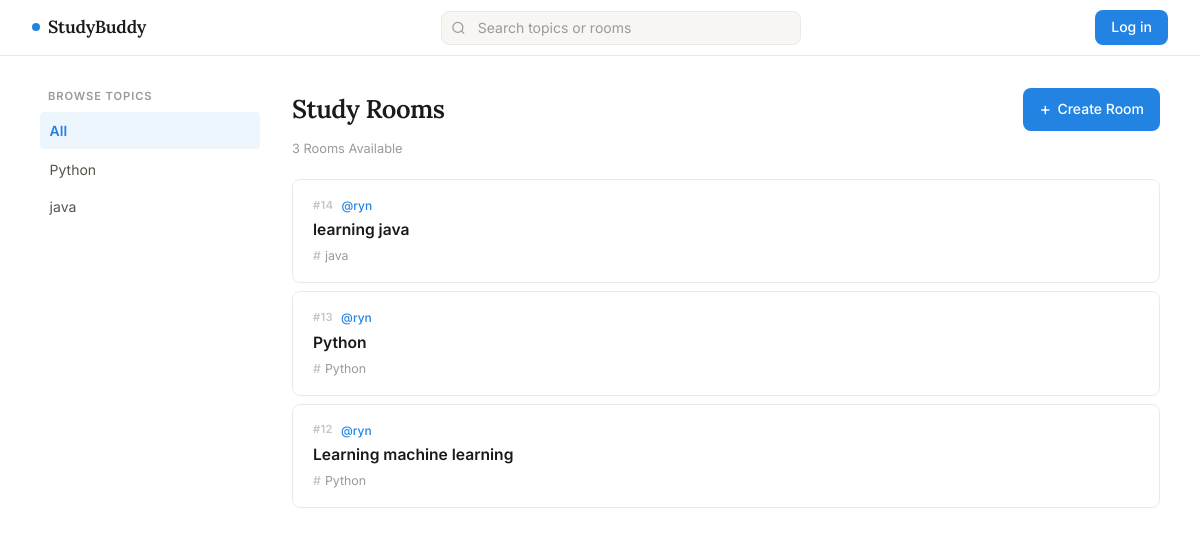
The page / on the database its author committed.
### base/models.py (models this page shows, shortened)
class Topic(models.Model):
    name = models.CharField(max_length=200)
    def __str__(self):
        return self.name

class Rooms(models.Model):
    host = models.ForeignKey(User,on_delete=models.SET_NULL,null=True)
    topic = models.ForeignKey(Topic,models.SET_NULL,null=True)
    name = models.CharField(max_length=200)
    description = models.TextField(null=False,blank=False)
    participant  = models.ManyToManyField(User,related_name='Participants',blank=True)
    updated = models.DateTimeField(auto_now=True)
    created = models.DateTimeField(auto_now_add=True)
    class Meta:
        ordering = ['-updated','-created']

### base/views.py (the view)
# urls.py: path("",views.home,name="Home"),
def home(request):
  q = request.GET.get('q','')
  rooms = Rooms.objects.filter(Q(topic__name__icontains=q ) |  Q(name__icontains=q))
  topics = Topic.objects.all()
  room_count = rooms.count()
  content = {"rooms":rooms,
             "topics":topics,
             "room_count":room_count
             }
  return render(request,'base/index.html',content)

### base/templates/base/index.html (shortened to what this page needs)
{% extends 'main.html' %}
{% block content %}
<div class="layout">
    <div class="sidebar">
        <p class="sidebar__title">Browse Topics</p>
        <div class="sidebar__all">
            <a href="{% url 'Home' %}">All</a>
        </div>
        <div class="sidebar__list">
            {% for topic in topics %}
            <div class="sidebar__item">
                <a href="{% url 'Home' %}?q={{ topic.name }}">{{ topic.name }}</a>
            </div>
            {% endfor %}
        </div>
    </div>
    <div class="layout__content">
        <div class="index-header">
            <h2>Study Rooms</h2>
            <a href="{% url 'createRoom' %}" class="btn-create">Create Room</a>
        </div>
        <div class="room-count">
            {{room_count}} Rooms Available
        </div>
        <div class="room-list">
            {% for room in rooms %}
            <div class="room-card">
                <div class="room-card__left">
                    <div class="room-card__meta">
                        <span class="room-card__id">#{{ room.id }}</span>
                        <a href = '{% url "userProfile" room.host %}' class="room-card__host">@{{ room.host}}</a>
                    </div>
                    <a href="/room/{{ room.id }}" class="room-card__name">{{ room.name }}</a>
                    <span class="room-card__topic">{{ room.topic }}</span>
                </div>
            </div>
            {% empty %}
            <div class="room-empty">No rooms yet — create one to get started!</div>
            {% endfor %}
        </div>
    </div>
</div>
{% endblock  %}

### templates/main.html (shortened to what this page needs)
{% load static %}
<!DOCTYPE html>
<html lang="en">
<head>
    <link rel="stylesheet" href="{% static 'base.css' %}">
    <link rel="stylesheet" href="{% static 'navbar.css' %}">
    <link rel="stylesheet" href="{% static 'sidebar.css' %}">
    <link rel="stylesheet" href="{% static 'index.css' %}">
    <link rel="stylesheet" href="{% static 'room.css' %}">
    <link rel="stylesheet" href="{% static 'forms.css' %}">
    <link rel="stylesheet" href="{% static 'delete.css' %}">
    <link rel="stylesheet" href="{% static 'login.css' %}">
    <link rel="stylesheet" href="{% static 'profile.css' %}">
</head>
<body>
    {% include 'navbar.html' %}
    <main>
        {% block content %}
        {% endblock %}
    </main>
</body>
</html>

### templates/navbar.html (shortened to what this page needs)
<div>
    <nav class="navbar">
        <a href="{% url 'Home' %}" class="navbar__logo">
            <span class="navbar__logo-dot"></span>
            <span>StudyBuddy</span>
        </a>
        <div class="navbar__search">
            <form action="{% url 'Home' %}" method="get" >
            <input type="text" name="q" placeholder="Search topics or rooms">
        </form>
        </div>
        <div class="navbar__right">
            {% if request.user.is_authenticated %}
            <div class="navbar__user">
                <div class="navbar__greeting">Hello, {{ request.user.username }} ▾</div>
                <div class="navbar__dropdown">
                    <a href="{% url 'userProfile' request.user.username %}">Profile</a>
                    <a href="{% url 'updateUser' %}">Settings</a>
                    <a href="{% url 'logout' %}">Logout</a>
                </div>
            </div>
            {% else %}
            <a href="{% url 'login' %}" class="navbar__login">Log in</a>
            {% endif %}
        </div>
    </nav>
</div>

### static/base.css (style rules this page uses)
*, *::before, *::after { margin: 0; padding: 0; box-sizing: border-box; }
:root { --bg: #ffffff; --bg-2: #f7f6f3; --surface: #ffffff; --surface-2: #f7f6f3; --surface-3: #efede9; --border: #e9e9e7; --border-strong:#d3d1cb; --accent: #2383e2; --accent-hover: #1a6fc4; --accent-soft: rgba(35, 131, 226, 0.08); --accent-text: #2383e2; --danger: #eb5757; --danger-soft: rgba(235, 87, 87, 0.08); --success: #0f7b6c; --success-soft: rgba(15, 123, 108, 0.08); --text: #37352f; --text-2: #55534a; --text-muted: #9b9a97; --text-faint: #c7c6c2; --text-bright: #1a1a18; --text-on-accent: #ffffff; --shadow-sm: 0 1px 2px rgba(0,0,0,0.04); --shadow-md: 0 3px 10px rgba(0,0,0,0.07), 0 1px 3px rgba(0,0,0,0.04); --shadow-lg: 0 8px 24px rgba(0,0,0,0.08), 0 2px 8px rgba(0,0,0,0.04); --shadow-xl: 0 20px 48px rgba(0,0,0,0.1); --radius-sm: 4px; --radius-md: 8px; --radius-lg: 12px; --radius-xl: 16px; --navbar-bg: rgba(255,255,255,0.95); --navbar-border: #e9e9e7; --transition: 0.15s ease; }
html { scroll-behavior: smooth; font-size: 16px; }
body { font-family: 'Inter', -apple-system, BlinkMacSystemFont, sans-serif; background: var(--bg); color: var(--text); min-height: 100vh; line-height: 1.6; -webkit-font-smoothing: antialiased; -moz-osx-font-smoothing: grayscale; }
main { padding: 2rem 2.5rem; max-width: 1280px; margin: 0 auto; animation: fadeIn 0.25s ease both; }

### static/navbar.css (style rules this page uses)
.navbar { position: sticky; top: 0; z-index: 200; display: flex; align-items: center; justify-content: space-between; padding: 0 2rem; height: 56px; background: var(--navbar-bg); border-bottom: 1px solid var(--navbar-border); backdrop-filter: blur(12px); -webkit-backdrop-filter: blur(12px); animation: slideDown 0.2s ease both; }
.navbar__logo { font-family: 'Lora', Georgia, serif; font-weight: 600; font-size: 1.1rem; text-decoration: none; color: var(--text-bright); display: flex; align-items: center; gap: 0.5rem; letter-spacing: -0.01em; flex-shrink: 0; transition: opacity var(--transition); }
.navbar__logo-dot { width: 8px; height: 8px; border-radius: 50%; background: var(--accent); flex-shrink: 0; }
.navbar__search { flex: 1; max-width: 360px; margin: 0 2rem; position: relative; }
.navbar__search input { width: 100%; height: 34px; background: var(--surface-2); border: 1px solid var(--border); border-radius: var(--radius-md); padding: 0 0.875rem 0 2.25rem; font-family: 'Inter', sans-serif; font-size: 0.875rem; color: var(--text); outline: none; transition: border-color var(--transition), box-shadow var(--transition), background var(--transition); }
.navbar__search input::placeholder { color: var(--text-muted); }
.navbar__right { display: flex; align-items: center; gap: 0.75rem; flex-shrink: 0; }
.navbar__login { display: inline-flex; align-items: center; padding: 0.4rem 1rem; font-family: 'Inter', sans-serif; font-size: 0.875rem; font-weight: 500; color: var(--text-on-accent); background: var(--accent); border: none; border-radius: var(--radius-md); text-decoration: none; transition: background var(--transition), box-shadow var(--transition); white-space: nowrap; }

### static/sidebar.css (style rules this page uses)
.layout { display: flex; gap: 2rem; align-items: flex-start; }
.layout__content { flex: 1; min-width: 0; }
.sidebar { width: 220px; flex-shrink: 0; position: sticky; top: 72px; }
.sidebar__title { font-size: 0.7rem; font-weight: 600; text-transform: uppercase; letter-spacing: 0.08em; color: var(--text-muted); padding: 0 0.5rem; margin-bottom: 0.4rem; }
.sidebar__all a { display: flex; align-items: center; gap: 0.5rem; padding: 0.45rem 0.6rem; border-radius: var(--radius-sm); font-size: 0.875rem; font-weight: 600; color: var(--accent-text); text-decoration: none; background: var(--accent-soft); margin-bottom: 0.25rem; transition: background var(--transition); }
.sidebar__list { display: flex; flex-direction: column; gap: 1px; }
.sidebar__item a { display: block; padding: 0.4rem 0.6rem; border-radius: var(--radius-sm); font-size: 0.875rem; font-weight: 400; color: var(--text-2); text-decoration: none; white-space: nowrap; overflow: hidden; text-overflow: ellipsis; transition: background var(--transition), color var(--transition); }

### rows shown on the page
Topic: name "Python"
Topic: name "java"
Rooms: id "14", host "ryn", name "learning java", topic "java"
Rooms: id "13", host "ryn", name "Python", topic "Python"
Rooms: id "12", host "ryn", name "Learning machine learning", topic "Python"

### other values the page prints
{{ room_count }} "3"
